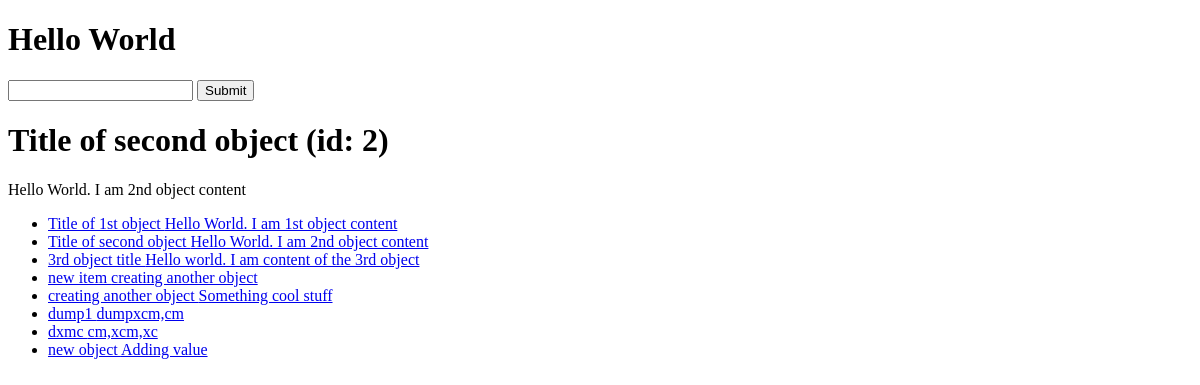
/, run on an earlier commit of the app's database.
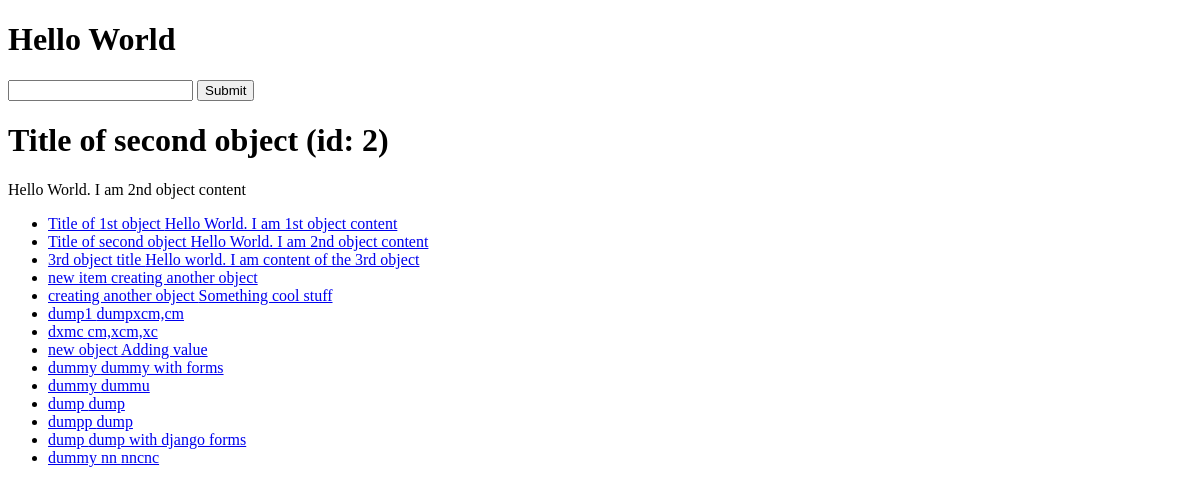
And on a later commit of the database.
### articles/models.py (models this page shows)
class Article(models.Model):
    title = models.TextField()
    content = models.TextField()

### config/views.py (the view)
# urls.py: path("", home_view),
def home_view(request):
    random_int = random.randint(1, 3)
    article_obj = Article.objects.get(id=random_int)
    article_queryset = Article.objects.all()
    context = {
        "object_list": article_queryset,
        "title": article_obj.title,
        "content": article_obj.content,
        "id": article_obj.id
    }
    HTML_STRING = render_to_string("home_view.html", context=context)
    return HttpResponse(HTML_STRING)

### templates/home_view.html
{% extends 'base.html' %}
{% block content %}
<h1>{{title}} (id: {{id}})</h1>
<p>{{content}}</p>
<ul>
    {% for qs in object_list %}
    <li><a href="articles/{{qs.id}}/">{{qs.title}} {{qs.content}}</a></li>
    {% endfor %}
</ul>
{% endblock content %}

What changed in the data, as far as the page shows it:
added Article: title "dummy", content "dummy with forms"
added Article: title "dummy", content "dummu"
added Article: title "dump", content "dump"
added Article: title "dumpp", content "dump"
added Article: title "dump", content "dump with django forms"
added Article: title "dummy nn", content "nncnc"
